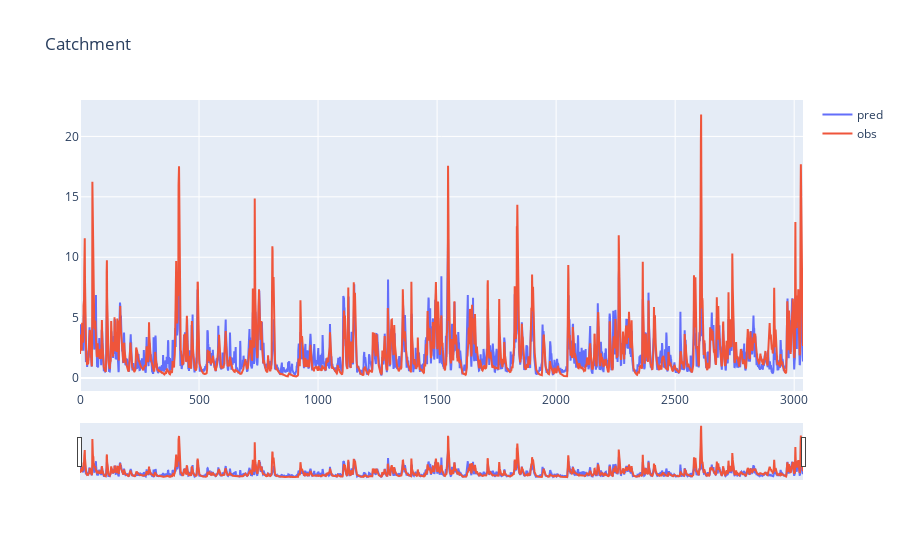

Notebook code cell kept with this figure:
### Code cell
N = 5
for N in range(2, 3):
    pred_y_smooth = running_mean(pred_y.flatten(), 0.7)
    test_y_for_smooth = test_y.flatten()[:-1]
    print(f"N={N}, nse: {calc_nse(pred_y_smooth, test_y_for_smooth)}")

    fig = go.Figure()

    fig.add_trace(go.Scatter(y=pred_y_smooth, name='pred'))
    fig.add_trace(go.Scatter(y=test_y_for_smooth, name='obs'))
    fig.update_layout(title_text=f'Catchment',
                        xaxis_rangeslider_visible=True)
    fig.show()

### Figure 1 — Plotly figure (JSON) as saved in the notebook; plotly's stock layout.template omitted (floating-point values rounded to 4 significant figures; data arrays with more than 128 entries replaced by an {"elided": "..."} marker saying what was removed)
{"data": [{"name": "pred", "type": "scatter", "y": {"elided": "3038 float values"}}, {"name": "obs", "type": "scatter", "y": {"elided": "3038 float values"}}], "layout": {"title": {"text": "Catchment"}, "xaxis": {"rangeslider": {"visible": true}}}}
